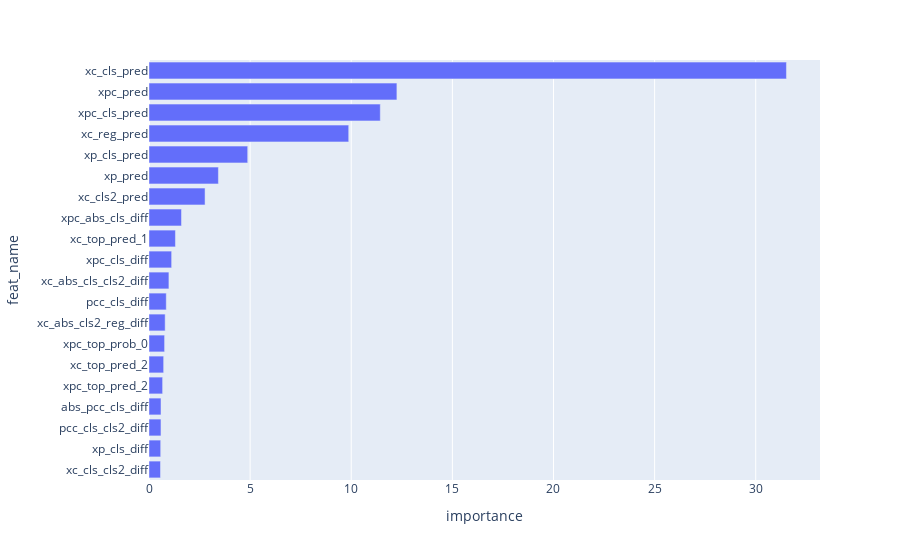

Here is the notebook cell this chart was saved with:
### Code cell
gezi.plot.feature_importance(cbt_model, topn=20)

### Figure 1 — Plotly figure (JSON) as saved in the notebook; plotly's stock layout.template omitted (floating-point values rounded to 4 significant figures)
{"data": [{"alignmentgroup": "True", "hovertemplate": "importance=%{x}<br>feat_name=%{y}<extra></extra>", "legendgroup": "", "marker": {"color": "#636efa", "pattern": {"shape": ""}}, "name": "", "offsetgroup": "", "orientation": "h", "showlegend": false, "textposition": "auto", "type": "bar", "x": [0.5687, 0.5778, 0.5918, 0.5935, 0.6737, 0.7243, 0.7708, 0.799, 0.8539, 0.9852, 1.119, 1.307, 1.606, 2.771, 3.431, 4.88, 9.875, 11.44, 12.26, 31.52], "xaxis": "x", "y": ["xc_cls_cls2_diff", "xp_cls_diff", "pcc_cls_cls2_diff", "abs_pcc_cls_diff", "xpc_top_pred_2", "xc_top_pred_2", "xpc_top_prob_0", "xc_abs_cls2_reg_diff", "pcc_cls_diff", "xc_abs_cls_cls2_diff", "xpc_cls_diff", "xc_top_pred_1", "xpc_abs_cls_diff", "xc_cls2_pred", "xp_pred", "xp_cls_pred", "xc_reg_pred", "xpc_cls_pred", "xpc_pred", "xc_cls_pred"], "yaxis": "y"}], "layout": {"barmode": "relative", "legend": {"tracegroupgap": 0}, "margin": {"t": 60}, "xaxis": {"anchor": "y", "domain": [0, 1], "title": {"text": "importance"}}, "yaxis": {"anchor": "x", "domain": [0, 1], "title": {"text": "feat_name"}}}}
